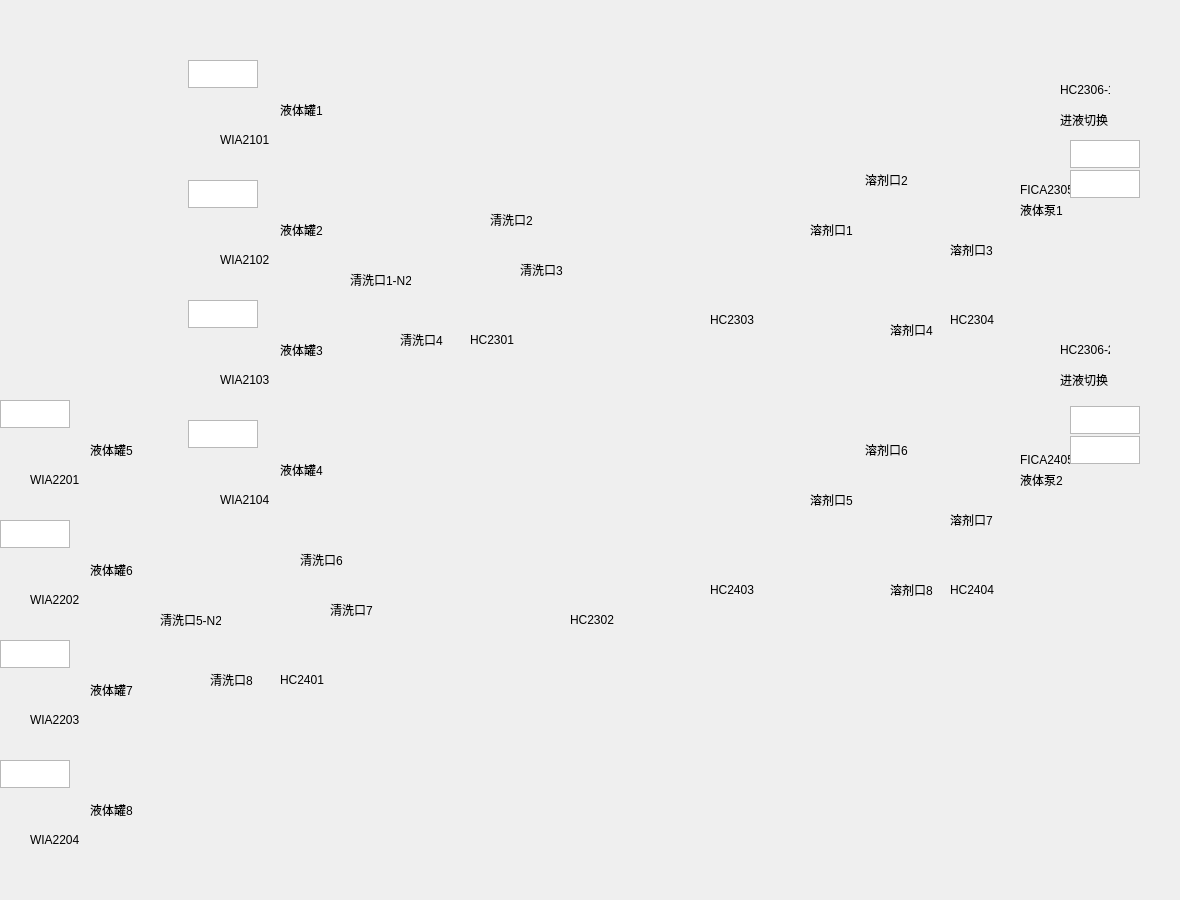
<?xml version="1.0" encoding="UTF-8"?>
<ui version="4.0">
 <class>FormLiquidSwitch</class>
 <widget class="QWidget" name="FormLiquidSwitch">
  <property name="geometry">
   <rect>
    <x>0</x>
    <y>0</y>
    <width>1180</width>
    <height>900</height>
   </rect>
  </property>
  <property name="windowTitle">
   <string>Form</string>
  </property>
  <widget class="QLabel" name="label_background">
   <property name="geometry">
    <rect>
     <x>0</x>
     <y>0</y>
     <width>1180</width>
     <height>900</height>
    </rect>
   </property>
   <property name="text">
    <string/>
   </property>
   <property name="pixmap">
    <pixmap resource="res.qrc">:/ui_ctrls/Res/layout2.png</pixmap>
   </property>
   <property name="scaledContents">
    <bool>false</bool>
   </property>
  </widget>
  <widget class="QLabel" name="label_HC2301">
   <property name="geometry">
    <rect>
     <x>392</x>
     <y>204</y>
     <width>146</width>
     <height>146</height>
    </rect>
   </property>
   <property name="cursor">
    <cursorShape>PointingHandCursor</cursorShape>
   </property>
   <property name="text">
    <string/>
   </property>
   <property name="pixmap">
    <pixmap resource="res.qrc">:/ui_ctrls/Res/svalve1.png</pixmap>
   </property>
  </widget>
  <widget class="QLabel" name="label_HC2401">
   <property name="geometry">
    <rect>
     <x>199</x>
     <y>544</y>
     <width>146</width>
     <height>146</height>
    </rect>
   </property>
   <property name="cursor">
    <cursorShape>PointingHandCursor</cursorShape>
   </property>
   <property name="text">
    <string/>
   </property>
   <property name="pixmap">
    <pixmap resource="res.qrc">:/ui_ctrls/Res/svalve1.png</pixmap>
   </property>
  </widget>
  <widget class="QLabel" name="label_HC2303">
   <property name="geometry">
    <rect>
     <x>640</x>
     <y>181</y>
     <width>146</width>
     <height>146</height>
    </rect>
   </property>
   <property name="cursor">
    <cursorShape>PointingHandCursor</cursorShape>
   </property>
   <property name="text">
    <string/>
   </property>
   <property name="pixmap">
    <pixmap resource="res.qrc">:/ui_ctrls/Res/svalve2.png</pixmap>
   </property>
  </widget>
  <widget class="QLabel" name="label_HC2403">
   <property name="geometry">
    <rect>
     <x>640</x>
     <y>446</y>
     <width>146</width>
     <height>146</height>
    </rect>
   </property>
   <property name="cursor">
    <cursorShape>PointingHandCursor</cursorShape>
   </property>
   <property name="text">
    <string/>
   </property>
   <property name="pixmap">
    <pixmap resource="res.qrc">:/ui_ctrls/Res/svalve2.png</pixmap>
   </property>
  </widget>
  <widget class="QLabel" name="label_HC2304">
   <property name="geometry">
    <rect>
     <x>826</x>
     <y>180</y>
     <width>148</width>
     <height>148</height>
    </rect>
   </property>
   <property name="cursor">
    <cursorShape>PointingHandCursor</cursorShape>
   </property>
   <property name="text">
    <string/>
   </property>
   <property name="pixmap">
    <pixmap resource="res.qrc">:/ui_ctrls/Res/svalve8.png</pixmap>
   </property>
  </widget>
  <widget class="QLabel" name="label_HC2404">
   <property name="geometry">
    <rect>
     <x>826</x>
     <y>446</y>
     <width>148</width>
     <height>148</height>
    </rect>
   </property>
   <property name="cursor">
    <cursorShape>PointingHandCursor</cursorShape>
   </property>
   <property name="text">
    <string/>
   </property>
   <property name="pixmap">
    <pixmap resource="res.qrc">:/ui_ctrls/Res/svalve8.png</pixmap>
   </property>
  </widget>
  <widget class="QLabel" name="label_HC2302">
   <property name="geometry">
    <rect>
     <x>513</x>
     <y>525</y>
     <width>90</width>
     <height>90</height>
    </rect>
   </property>
   <property name="cursor">
    <cursorShape>PointingHandCursor</cursorShape>
   </property>
   <property name="text">
    <string/>
   </property>
   <property name="pixmap">
    <pixmap resource="res.qrc">:/ui_ctrls/Res/svalve5.png</pixmap>
   </property>
  </widget>
  <widget class="QTextEdit" name="textEdit_WIA2101">
   <property name="geometry">
    <rect>
     <x>188</x>
     <y>60</y>
     <width>70</width>
     <height>28</height>
    </rect>
   </property>
   <property name="font">
    <font>
     <family>Tahoma</family>
     <pointsize>11</pointsize>
    </font>
   </property>
   <property name="readOnly">
    <bool>true</bool>
   </property>
   <property name="acceptRichText">
    <bool>true</bool>
   </property>
  </widget>
  <widget class="QTextEdit" name="textEdit_WIA2102">
   <property name="geometry">
    <rect>
     <x>188</x>
     <y>180</y>
     <width>70</width>
     <height>28</height>
    </rect>
   </property>
   <property name="font">
    <font>
     <family>Tahoma</family>
     <pointsize>11</pointsize>
    </font>
   </property>
   <property name="readOnly">
    <bool>true</bool>
   </property>
   <property name="acceptRichText">
    <bool>true</bool>
   </property>
  </widget>
  <widget class="QTextEdit" name="textEdit_WIA2103">
   <property name="geometry">
    <rect>
     <x>188</x>
     <y>300</y>
     <width>70</width>
     <height>28</height>
    </rect>
   </property>
   <property name="font">
    <font>
     <family>Tahoma</family>
     <pointsize>11</pointsize>
    </font>
   </property>
   <property name="readOnly">
    <bool>true</bool>
   </property>
   <property name="acceptRichText">
    <bool>true</bool>
   </property>
  </widget>
  <widget class="QTextEdit" name="textEdit_WIA2104">
   <property name="geometry">
    <rect>
     <x>188</x>
     <y>420</y>
     <width>70</width>
     <height>28</height>
    </rect>
   </property>
   <property name="font">
    <font>
     <family>Tahoma</family>
     <pointsize>11</pointsize>
    </font>
   </property>
   <property name="readOnly">
    <bool>true</bool>
   </property>
   <property name="acceptRichText">
    <bool>true</bool>
   </property>
  </widget>
  <widget class="QTextEdit" name="textEdit_WIA2201">
   <property name="geometry">
    <rect>
     <x>0</x>
     <y>400</y>
     <width>70</width>
     <height>28</height>
    </rect>
   </property>
   <property name="font">
    <font>
     <family>Tahoma</family>
     <pointsize>11</pointsize>
    </font>
   </property>
   <property name="readOnly">
    <bool>true</bool>
   </property>
   <property name="acceptRichText">
    <bool>true</bool>
   </property>
  </widget>
  <widget class="QTextEdit" name="textEdit_WIA2202">
   <property name="geometry">
    <rect>
     <x>0</x>
     <y>520</y>
     <width>70</width>
     <height>28</height>
    </rect>
   </property>
   <property name="font">
    <font>
     <family>Tahoma</family>
     <pointsize>11</pointsize>
    </font>
   </property>
   <property name="readOnly">
    <bool>true</bool>
   </property>
   <property name="acceptRichText">
    <bool>true</bool>
   </property>
  </widget>
  <widget class="QTextEdit" name="textEdit_WIA2203">
   <property name="geometry">
    <rect>
     <x>0</x>
     <y>640</y>
     <width>70</width>
     <height>28</height>
    </rect>
   </property>
   <property name="font">
    <font>
     <family>Tahoma</family>
     <pointsize>11</pointsize>
    </font>
   </property>
   <property name="readOnly">
    <bool>true</bool>
   </property>
   <property name="acceptRichText">
    <bool>true</bool>
   </property>
  </widget>
  <widget class="QTextEdit" name="textEdit_WIA2204">
   <property name="geometry">
    <rect>
     <x>0</x>
     <y>760</y>
     <width>70</width>
     <height>28</height>
    </rect>
   </property>
   <property name="font">
    <font>
     <family>Tahoma</family>
     <pointsize>11</pointsize>
    </font>
   </property>
   <property name="readOnly">
    <bool>true</bool>
   </property>
   <property name="acceptRichText">
    <bool>true</bool>
   </property>
  </widget>
  <widget class="QLabel" name="label_FICA2305">
   <property name="geometry">
    <rect>
     <x>1000</x>
     <y>140</y>
     <width>65</width>
     <height>38</height>
    </rect>
   </property>
   <property name="cursor">
    <cursorShape>PointingHandCursor</cursorShape>
   </property>
   <property name="text">
    <string/>
   </property>
   <property name="pixmap">
    <pixmap resource="res.qrc">:/ui_ctrls/UICtrls/Res/water_pump.png</pixmap>
   </property>
  </widget>
  <widget class="QLabel" name="label_FICA2405">
   <property name="geometry">
    <rect>
     <x>1000</x>
     <y>406</y>
     <width>65</width>
     <height>38</height>
    </rect>
   </property>
   <property name="cursor">
    <cursorShape>PointingHandCursor</cursorShape>
   </property>
   <property name="text">
    <string/>
   </property>
   <property name="pixmap">
    <pixmap resource="res.qrc">:/ui_ctrls/UICtrls/Res/water_pump.png</pixmap>
   </property>
  </widget>
  <widget class="QTextEdit" name="textEdit_FICA2305">
   <property name="geometry">
    <rect>
     <x>1070</x>
     <y>140</y>
     <width>70</width>
     <height>28</height>
    </rect>
   </property>
   <property name="font">
    <font>
     <family>Tahoma</family>
     <pointsize>11</pointsize>
    </font>
   </property>
   <property name="readOnly">
    <bool>true</bool>
   </property>
   <property name="acceptRichText">
    <bool>true</bool>
   </property>
  </widget>
  <widget class="QTextEdit" name="textEdit_FICA2405">
   <property name="geometry">
    <rect>
     <x>1070</x>
     <y>406</y>
     <width>70</width>
     <height>28</height>
    </rect>
   </property>
   <property name="font">
    <font>
     <family>Tahoma</family>
     <pointsize>11</pointsize>
    </font>
   </property>
   <property name="readOnly">
    <bool>true</bool>
   </property>
   <property name="acceptRichText">
    <bool>true</bool>
   </property>
  </widget>
  <widget class="QLabel" name="txt_label_HC2301">
   <property name="geometry">
    <rect>
     <x>470</x>
     <y>330</y>
     <width>50</width>
     <height>20</height>
    </rect>
   </property>
   <property name="cursor">
    <cursorShape>ArrowCursor</cursorShape>
   </property>
   <property name="text">
    <string>HC2301</string>
   </property>
  </widget>
  <widget class="QLabel" name="txt_label_HC2302">
   <property name="geometry">
    <rect>
     <x>570</x>
     <y>610</y>
     <width>50</width>
     <height>20</height>
    </rect>
   </property>
   <property name="cursor">
    <cursorShape>ArrowCursor</cursorShape>
   </property>
   <property name="text">
    <string>HC2302</string>
   </property>
  </widget>
  <widget class="QLabel" name="txt_label_HC2303">
   <property name="geometry">
    <rect>
     <x>710</x>
     <y>310</y>
     <width>50</width>
     <height>20</height>
    </rect>
   </property>
   <property name="cursor">
    <cursorShape>ArrowCursor</cursorShape>
   </property>
   <property name="text">
    <string>HC2303</string>
   </property>
  </widget>
  <widget class="QLabel" name="txt_label_HC2304">
   <property name="geometry">
    <rect>
     <x>950</x>
     <y>310</y>
     <width>50</width>
     <height>20</height>
    </rect>
   </property>
   <property name="cursor">
    <cursorShape>ArrowCursor</cursorShape>
   </property>
   <property name="text">
    <string>HC2304</string>
   </property>
  </widget>
  <widget class="QLabel" name="txt_label_HC2401">
   <property name="geometry">
    <rect>
     <x>280</x>
     <y>670</y>
     <width>50</width>
     <height>20</height>
    </rect>
   </property>
   <property name="cursor">
    <cursorShape>ArrowCursor</cursorShape>
   </property>
   <property name="text">
    <string>HC2401</string>
   </property>
  </widget>
  <widget class="QLabel" name="txt_label_HC2403">
   <property name="geometry">
    <rect>
     <x>710</x>
     <y>580</y>
     <width>50</width>
     <height>20</height>
    </rect>
   </property>
   <property name="cursor">
    <cursorShape>ArrowCursor</cursorShape>
   </property>
   <property name="text">
    <string>HC2403</string>
   </property>
  </widget>
  <widget class="QLabel" name="txt_label_HC2404">
   <property name="geometry">
    <rect>
     <x>950</x>
     <y>580</y>
     <width>50</width>
     <height>20</height>
    </rect>
   </property>
   <property name="cursor">
    <cursorShape>ArrowCursor</cursorShape>
   </property>
   <property name="text">
    <string>HC2404</string>
   </property>
  </widget>
  <widget class="QLabel" name="txt_label_FICA2305">
   <property name="geometry">
    <rect>
     <x>1020</x>
     <y>180</y>
     <width>50</width>
     <height>20</height>
    </rect>
   </property>
   <property name="cursor">
    <cursorShape>ArrowCursor</cursorShape>
   </property>
   <property name="text">
    <string>FICA2305</string>
   </property>
  </widget>
  <widget class="QLabel" name="txt_label_FICA2405">
   <property name="geometry">
    <rect>
     <x>1020</x>
     <y>450</y>
     <width>50</width>
     <height>20</height>
    </rect>
   </property>
   <property name="cursor">
    <cursorShape>ArrowCursor</cursorShape>
   </property>
   <property name="text">
    <string>FICA2405</string>
   </property>
  </widget>
  <widget class="QLabel" name="txt_label_WIA2101">
   <property name="geometry">
    <rect>
     <x>220</x>
     <y>130</y>
     <width>50</width>
     <height>20</height>
    </rect>
   </property>
   <property name="cursor">
    <cursorShape>ArrowCursor</cursorShape>
   </property>
   <property name="text">
    <string>WIA2101</string>
   </property>
  </widget>
  <widget class="QLabel" name="txt_label_WIA2102">
   <property name="geometry">
    <rect>
     <x>220</x>
     <y>250</y>
     <width>50</width>
     <height>20</height>
    </rect>
   </property>
   <property name="cursor">
    <cursorShape>ArrowCursor</cursorShape>
   </property>
   <property name="text">
    <string>WIA2102</string>
   </property>
  </widget>
  <widget class="QLabel" name="txt_label_WIA2103">
   <property name="geometry">
    <rect>
     <x>220</x>
     <y>370</y>
     <width>50</width>
     <height>20</height>
    </rect>
   </property>
   <property name="cursor">
    <cursorShape>ArrowCursor</cursorShape>
   </property>
   <property name="text">
    <string>WIA2103</string>
   </property>
  </widget>
  <widget class="QLabel" name="txt_label_WIA2104">
   <property name="geometry">
    <rect>
     <x>220</x>
     <y>490</y>
     <width>50</width>
     <height>20</height>
    </rect>
   </property>
   <property name="cursor">
    <cursorShape>ArrowCursor</cursorShape>
   </property>
   <property name="text">
    <string>WIA2104</string>
   </property>
  </widget>
  <widget class="QLabel" name="txt_label_WIA2201">
   <property name="geometry">
    <rect>
     <x>30</x>
     <y>470</y>
     <width>50</width>
     <height>20</height>
    </rect>
   </property>
   <property name="cursor">
    <cursorShape>ArrowCursor</cursorShape>
   </property>
   <property name="text">
    <string>WIA2201</string>
   </property>
  </widget>
  <widget class="QLabel" name="txt_label_WIA2202">
   <property name="geometry">
    <rect>
     <x>30</x>
     <y>590</y>
     <width>50</width>
     <height>20</height>
    </rect>
   </property>
   <property name="cursor">
    <cursorShape>ArrowCursor</cursorShape>
   </property>
   <property name="text">
    <string>WIA2202</string>
   </property>
  </widget>
  <widget class="QLabel" name="txt_label_WIA2203">
   <property name="geometry">
    <rect>
     <x>30</x>
     <y>710</y>
     <width>50</width>
     <height>20</height>
    </rect>
   </property>
   <property name="cursor">
    <cursorShape>ArrowCursor</cursorShape>
   </property>
   <property name="text">
    <string>WIA2203</string>
   </property>
  </widget>
  <widget class="QLabel" name="txt_label_WIA2204">
   <property name="geometry">
    <rect>
     <x>30</x>
     <y>830</y>
     <width>50</width>
     <height>20</height>
    </rect>
   </property>
   <property name="cursor">
    <cursorShape>ArrowCursor</cursorShape>
   </property>
   <property name="text">
    <string>WIA2204</string>
   </property>
  </widget>
  <widget class="QLabel" name="txt_label_L1">
   <property name="geometry">
    <rect>
     <x>810</x>
     <y>220</y>
     <width>50</width>
     <height>20</height>
    </rect>
   </property>
   <property name="cursor">
    <cursorShape>ArrowCursor</cursorShape>
   </property>
   <property name="text">
    <string>溶剂口1</string>
   </property>
  </widget>
  <widget class="QLabel" name="txt_label_L1_2">
   <property name="geometry">
    <rect>
     <x>865</x>
     <y>170</y>
     <width>50</width>
     <height>20</height>
    </rect>
   </property>
   <property name="cursor">
    <cursorShape>ArrowCursor</cursorShape>
   </property>
   <property name="text">
    <string>溶剂口2</string>
   </property>
  </widget>
  <widget class="QLabel" name="txt_label_L1_3">
   <property name="geometry">
    <rect>
     <x>950</x>
     <y>240</y>
     <width>50</width>
     <height>20</height>
    </rect>
   </property>
   <property name="cursor">
    <cursorShape>ArrowCursor</cursorShape>
   </property>
   <property name="text">
    <string>溶剂口3</string>
   </property>
  </widget>
  <widget class="QLabel" name="txt_label_L1_4">
   <property name="geometry">
    <rect>
     <x>890</x>
     <y>320</y>
     <width>50</width>
     <height>20</height>
    </rect>
   </property>
   <property name="cursor">
    <cursorShape>ArrowCursor</cursorShape>
   </property>
   <property name="text">
    <string>溶剂口4</string>
   </property>
  </widget>
  <widget class="QLabel" name="txt_label_L1_5">
   <property name="geometry">
    <rect>
     <x>810</x>
     <y>490</y>
     <width>50</width>
     <height>20</height>
    </rect>
   </property>
   <property name="cursor">
    <cursorShape>ArrowCursor</cursorShape>
   </property>
   <property name="text">
    <string>溶剂口5</string>
   </property>
  </widget>
  <widget class="QLabel" name="txt_label_L1_6">
   <property name="geometry">
    <rect>
     <x>865</x>
     <y>440</y>
     <width>50</width>
     <height>20</height>
    </rect>
   </property>
   <property name="cursor">
    <cursorShape>ArrowCursor</cursorShape>
   </property>
   <property name="text">
    <string>溶剂口6</string>
   </property>
  </widget>
  <widget class="QLabel" name="txt_label_L1_7">
   <property name="geometry">
    <rect>
     <x>950</x>
     <y>510</y>
     <width>50</width>
     <height>20</height>
    </rect>
   </property>
   <property name="cursor">
    <cursorShape>ArrowCursor</cursorShape>
   </property>
   <property name="text">
    <string>溶剂口7</string>
   </property>
  </widget>
  <widget class="QLabel" name="txt_label_L1_8">
   <property name="geometry">
    <rect>
     <x>890</x>
     <y>580</y>
     <width>50</width>
     <height>20</height>
    </rect>
   </property>
   <property name="cursor">
    <cursorShape>ArrowCursor</cursorShape>
   </property>
   <property name="text">
    <string>溶剂口8</string>
   </property>
  </widget>
  <widget class="QLabel" name="txt_label_L1_9">
   <property name="geometry">
    <rect>
     <x>280</x>
     <y>100</y>
     <width>50</width>
     <height>20</height>
    </rect>
   </property>
   <property name="cursor">
    <cursorShape>ArrowCursor</cursorShape>
   </property>
   <property name="text">
    <string>液体罐1</string>
   </property>
  </widget>
  <widget class="QLabel" name="txt_label_L1_10">
   <property name="geometry">
    <rect>
     <x>280</x>
     <y>220</y>
     <width>50</width>
     <height>20</height>
    </rect>
   </property>
   <property name="cursor">
    <cursorShape>ArrowCursor</cursorShape>
   </property>
   <property name="text">
    <string>液体罐2</string>
   </property>
  </widget>
  <widget class="QLabel" name="txt_label_L1_11">
   <property name="geometry">
    <rect>
     <x>90</x>
     <y>560</y>
     <width>50</width>
     <height>20</height>
    </rect>
   </property>
   <property name="cursor">
    <cursorShape>ArrowCursor</cursorShape>
   </property>
   <property name="text">
    <string>液体罐6</string>
   </property>
  </widget>
  <widget class="QLabel" name="txt_label_L1_12">
   <property name="geometry">
    <rect>
     <x>90</x>
     <y>680</y>
     <width>50</width>
     <height>20</height>
    </rect>
   </property>
   <property name="cursor">
    <cursorShape>ArrowCursor</cursorShape>
   </property>
   <property name="text">
    <string>液体罐7</string>
   </property>
  </widget>
  <widget class="QLabel" name="txt_label_L1_13">
   <property name="geometry">
    <rect>
     <x>90</x>
     <y>800</y>
     <width>50</width>
     <height>20</height>
    </rect>
   </property>
   <property name="cursor">
    <cursorShape>ArrowCursor</cursorShape>
   </property>
   <property name="text">
    <string>液体罐8</string>
   </property>
  </widget>
  <widget class="QLabel" name="txt_label_L1_14">
   <property name="geometry">
    <rect>
     <x>90</x>
     <y>440</y>
     <width>50</width>
     <height>20</height>
    </rect>
   </property>
   <property name="cursor">
    <cursorShape>ArrowCursor</cursorShape>
   </property>
   <property name="text">
    <string>液体罐5</string>
   </property>
  </widget>
  <widget class="QLabel" name="txt_label_L1_15">
   <property name="geometry">
    <rect>
     <x>280</x>
     <y>460</y>
     <width>50</width>
     <height>20</height>
    </rect>
   </property>
   <property name="cursor">
    <cursorShape>ArrowCursor</cursorShape>
   </property>
   <property name="text">
    <string>液体罐4</string>
   </property>
  </widget>
  <widget class="QLabel" name="txt_label_L1_16">
   <property name="geometry">
    <rect>
     <x>280</x>
     <y>340</y>
     <width>50</width>
     <height>20</height>
    </rect>
   </property>
   <property name="cursor">
    <cursorShape>ArrowCursor</cursorShape>
   </property>
   <property name="text">
    <string>液体罐3</string>
   </property>
  </widget>
  <widget class="QLabel" name="txt_label_PUMP1">
   <property name="geometry">
    <rect>
     <x>1020</x>
     <y>200</y>
     <width>50</width>
     <height>20</height>
    </rect>
   </property>
   <property name="cursor">
    <cursorShape>ArrowCursor</cursorShape>
   </property>
   <property name="text">
    <string>液体泵1</string>
   </property>
  </widget>
  <widget class="QLabel" name="txt_label_PUMP1_2">
   <property name="geometry">
    <rect>
     <x>1020</x>
     <y>470</y>
     <width>50</width>
     <height>20</height>
    </rect>
   </property>
   <property name="cursor">
    <cursorShape>ArrowCursor</cursorShape>
   </property>
   <property name="text">
    <string>液体泵2</string>
   </property>
  </widget>
  <widget class="QLabel" name="txt_label_HC2306_1">
   <property name="geometry">
    <rect>
     <x>1060</x>
     <y>80</y>
     <width>50</width>
     <height>20</height>
    </rect>
   </property>
   <property name="cursor">
    <cursorShape>ArrowCursor</cursorShape>
   </property>
   <property name="text">
    <string>HC2306-1</string>
   </property>
  </widget>
  <widget class="QLabel" name="txt_label_HC2306_2">
   <property name="geometry">
    <rect>
     <x>1060</x>
     <y>340</y>
     <width>50</width>
     <height>20</height>
    </rect>
   </property>
   <property name="cursor">
    <cursorShape>ArrowCursor</cursorShape>
   </property>
   <property name="text">
    <string>HC2306-2</string>
   </property>
  </widget>
  <widget class="QLabel" name="txt_label_HC2306_3">
   <property name="geometry">
    <rect>
     <x>1060</x>
     <y>110</y>
     <width>50</width>
     <height>20</height>
    </rect>
   </property>
   <property name="cursor">
    <cursorShape>ArrowCursor</cursorShape>
   </property>
   <property name="text">
    <string>进液切换</string>
   </property>
  </widget>
  <widget class="QLabel" name="txt_label_HC2306_4">
   <property name="geometry">
    <rect>
     <x>1060</x>
     <y>370</y>
     <width>50</width>
     <height>20</height>
    </rect>
   </property>
   <property name="cursor">
    <cursorShape>ArrowCursor</cursorShape>
   </property>
   <property name="text">
    <string>进液切换</string>
   </property>
  </widget>
  <widget class="QTextEdit" name="textEdit_PIA2305">
   <property name="geometry">
    <rect>
     <x>1070</x>
     <y>170</y>
     <width>70</width>
     <height>28</height>
    </rect>
   </property>
   <property name="font">
    <font>
     <family>Tahoma</family>
     <pointsize>11</pointsize>
    </font>
   </property>
   <property name="readOnly">
    <bool>true</bool>
   </property>
   <property name="acceptRichText">
    <bool>true</bool>
   </property>
  </widget>
  <widget class="QTextEdit" name="textEdit_PIA2405">
   <property name="geometry">
    <rect>
     <x>1070</x>
     <y>436</y>
     <width>70</width>
     <height>28</height>
    </rect>
   </property>
   <property name="font">
    <font>
     <family>Tahoma</family>
     <pointsize>11</pointsize>
    </font>
   </property>
   <property name="readOnly">
    <bool>true</bool>
   </property>
   <property name="acceptRichText">
    <bool>true</bool>
   </property>
  </widget>
  <widget class="QLabel" name="txt_label_Purge_1">
   <property name="geometry">
    <rect>
     <x>350</x>
     <y>270</y>
     <width>61</width>
     <height>20</height>
    </rect>
   </property>
   <property name="cursor">
    <cursorShape>ArrowCursor</cursorShape>
   </property>
   <property name="text">
    <string>清洗口1-N2</string>
   </property>
  </widget>
  <widget class="QLabel" name="txt_label_Purge_2">
   <property name="geometry">
    <rect>
     <x>490</x>
     <y>210</y>
     <width>50</width>
     <height>20</height>
    </rect>
   </property>
   <property name="cursor">
    <cursorShape>ArrowCursor</cursorShape>
   </property>
   <property name="text">
    <string>清洗口2</string>
   </property>
  </widget>
  <widget class="QLabel" name="txt_label_Purge_3">
   <property name="geometry">
    <rect>
     <x>520</x>
     <y>260</y>
     <width>50</width>
     <height>20</height>
    </rect>
   </property>
   <property name="cursor">
    <cursorShape>ArrowCursor</cursorShape>
   </property>
   <property name="text">
    <string>清洗口3</string>
   </property>
  </widget>
  <widget class="QLabel" name="txt_label_Purge_4">
   <property name="geometry">
    <rect>
     <x>400</x>
     <y>330</y>
     <width>50</width>
     <height>20</height>
    </rect>
   </property>
   <property name="cursor">
    <cursorShape>ArrowCursor</cursorShape>
   </property>
   <property name="text">
    <string>清洗口4</string>
   </property>
  </widget>
  <widget class="QLabel" name="txt_label_Purge_5">
   <property name="geometry">
    <rect>
     <x>210</x>
     <y>670</y>
     <width>50</width>
     <height>20</height>
    </rect>
   </property>
   <property name="cursor">
    <cursorShape>ArrowCursor</cursorShape>
   </property>
   <property name="text">
    <string>清洗口8</string>
   </property>
  </widget>
  <widget class="QLabel" name="txt_label_Purge_6">
   <property name="geometry">
    <rect>
     <x>300</x>
     <y>550</y>
     <width>50</width>
     <height>20</height>
    </rect>
   </property>
   <property name="cursor">
    <cursorShape>ArrowCursor</cursorShape>
   </property>
   <property name="text">
    <string>清洗口6</string>
   </property>
  </widget>
  <widget class="QLabel" name="txt_label_Purge_7">
   <property name="geometry">
    <rect>
     <x>160</x>
     <y>610</y>
     <width>61</width>
     <height>20</height>
    </rect>
   </property>
   <property name="cursor">
    <cursorShape>ArrowCursor</cursorShape>
   </property>
   <property name="text">
    <string>清洗口5-N2</string>
   </property>
  </widget>
  <widget class="QLabel" name="txt_label_Purge_8">
   <property name="geometry">
    <rect>
     <x>330</x>
     <y>600</y>
     <width>50</width>
     <height>20</height>
    </rect>
   </property>
   <property name="cursor">
    <cursorShape>ArrowCursor</cursorShape>
   </property>
   <property name="text">
    <string>清洗口7</string>
   </property>
  </widget>
 </widget>
 <resources>
  <include location="res.qrc"/>
 </resources>
 <connections/>
</ui>
